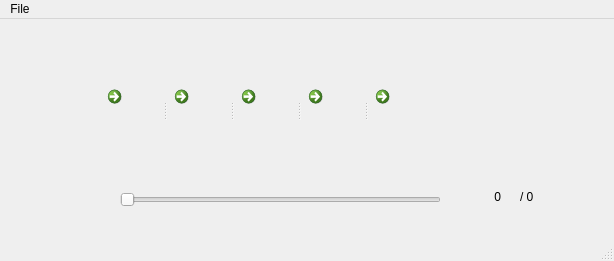
<?xml version="1.0" encoding="UTF-8"?>
<ui version="4.0">
 <class>MainWindow</class>
 <widget class="QMainWindow" name="MainWindow">
  <property name="geometry">
   <rect>
    <x>0</x>
    <y>0</y>
    <width>614</width>
    <height>261</height>
   </rect>
  </property>
  <property name="focusPolicy">
   <enum>Qt::ClickFocus</enum>
  </property>
  <property name="windowTitle">
   <string>MainWindow</string>
  </property>
  <property name="autoFillBackground">
   <bool>true</bool>
  </property>
  <widget class="QWidget" name="centralwidget">
   <widget class="QSplitter" name="splitter">
    <property name="geometry">
     <rect>
      <x>100</x>
      <y>60</y>
      <width>331</width>
      <height>61</height>
     </rect>
    </property>
    <property name="orientation">
     <enum>Qt::Horizontal</enum>
    </property>
    <widget class="QCommandLinkButton" name="frameBackward">
     <property name="sizePolicy">
      <sizepolicy hsizetype="Preferred" vsizetype="Preferred">
       <horstretch>0</horstretch>
       <verstretch>0</verstretch>
      </sizepolicy>
     </property>
     <property name="text">
      <string/>
     </property>
     <property name="icon">
      <iconset>
       <normaloff>icons/icon_004870_512.png</normaloff>icons/icon_004870_512.png</iconset>
     </property>
     <property name="iconSize">
      <size>
       <width>50</width>
       <height>50</height>
      </size>
     </property>
     <property name="shortcut">
      <string/>
     </property>
    </widget>
    <widget class="QCommandLinkButton" name="playBackward">
     <property name="sizePolicy">
      <sizepolicy hsizetype="Preferred" vsizetype="Preferred">
       <horstretch>0</horstretch>
       <verstretch>0</verstretch>
      </sizepolicy>
     </property>
     <property name="text">
      <string/>
     </property>
     <property name="icon">
      <iconset>
       <normaloff>icons/icon_004840_512_2.png</normaloff>icons/icon_004840_512_2.png</iconset>
     </property>
     <property name="iconSize">
      <size>
       <width>40</width>
       <height>40</height>
      </size>
     </property>
    </widget>
    <widget class="QCommandLinkButton" name="pauseVideo">
     <property name="sizePolicy">
      <sizepolicy hsizetype="Preferred" vsizetype="Preferred">
       <horstretch>0</horstretch>
       <verstretch>0</verstretch>
      </sizepolicy>
     </property>
     <property name="text">
      <string/>
     </property>
     <property name="icon">
      <iconset>
       <normaloff>icons/icon_004900_512.png</normaloff>icons/icon_004900_512.png</iconset>
     </property>
     <property name="iconSize">
      <size>
       <width>40</width>
       <height>40</height>
      </size>
     </property>
    </widget>
    <widget class="QCommandLinkButton" name="playForward">
     <property name="sizePolicy">
      <sizepolicy hsizetype="Preferred" vsizetype="Preferred">
       <horstretch>0</horstretch>
       <verstretch>0</verstretch>
      </sizepolicy>
     </property>
     <property name="text">
      <string/>
     </property>
     <property name="icon">
      <iconset>
       <normaloff>icons/icon_004840_512.png</normaloff>icons/icon_004840_512.png</iconset>
     </property>
     <property name="iconSize">
      <size>
       <width>40</width>
       <height>40</height>
      </size>
     </property>
    </widget>
    <widget class="QCommandLinkButton" name="frameForward">
     <property name="sizePolicy">
      <sizepolicy hsizetype="Preferred" vsizetype="Preferred">
       <horstretch>0</horstretch>
       <verstretch>0</verstretch>
      </sizepolicy>
     </property>
     <property name="text">
      <string/>
     </property>
     <property name="icon">
      <iconset>
       <normaloff>icons/icon_004860_512.png</normaloff>icons/icon_004860_512.png</iconset>
     </property>
     <property name="iconSize">
      <size>
       <width>50</width>
       <height>50</height>
      </size>
     </property>
     <property name="shortcut">
      <string/>
     </property>
    </widget>
   </widget>
   <widget class="QSlider" name="VideoPosition">
    <property name="geometry">
     <rect>
      <x>120</x>
      <y>170</y>
      <width>321</width>
      <height>22</height>
     </rect>
    </property>
    <property name="orientation">
     <enum>Qt::Horizontal</enum>
    </property>
   </widget>
   <widget class="QLabel" name="VideoPositionDisp">
    <property name="geometry">
     <rect>
      <x>480</x>
      <y>170</y>
      <width>21</width>
      <height>16</height>
     </rect>
    </property>
    <property name="text">
     <string>0</string>
    </property>
    <property name="alignment">
     <set>Qt::AlignRight|Qt::AlignTrailing|Qt::AlignVCenter</set>
    </property>
   </widget>
   <widget class="QLabel" name="VideoLen">
    <property name="geometry">
     <rect>
      <x>520</x>
      <y>170</y>
      <width>51</width>
      <height>16</height>
     </rect>
    </property>
    <property name="text">
     <string>/ 0</string>
    </property>
   </widget>
  </widget>
  <widget class="QMenuBar" name="menubar">
   <property name="geometry">
    <rect>
     <x>0</x>
     <y>0</y>
     <width>614</width>
     <height>26</height>
    </rect>
   </property>
   <widget class="QMenu" name="menuFile">
    <property name="title">
     <string>File</string>
    </property>
    <addaction name="actionOpen"/>
   </widget>
   <addaction name="menuFile"/>
  </widget>
  <widget class="QStatusBar" name="statusbar"/>
  <action name="actionOpen">
   <property name="text">
    <string>Open</string>
   </property>
  </action>
 </widget>
 <resources/>
 <connections>
  <connection>
   <sender>actionOpen</sender>
   <signal>triggered()</signal>
   <receiver>MainWindow</receiver>
   <slot>slot1_OpenFile()</slot>
   <hints>
    <hint type="sourcelabel">
     <x>-1</x>
     <y>-1</y>
    </hint>
    <hint type="destinationlabel">
     <x>399</x>
     <y>238</y>
    </hint>
   </hints>
  </connection>
  <connection>
   <sender>playForward</sender>
   <signal>clicked(bool)</signal>
   <receiver>MainWindow</receiver>
   <slot>slot1_PlayVideo()</slot>
   <hints>
    <hint type="sourcelabel">
     <x>332</x>
     <y>121</y>
    </hint>
    <hint type="destinationlabel">
     <x>415</x>
     <y>98</y>
    </hint>
   </hints>
  </connection>
  <connection>
   <sender>pauseVideo</sender>
   <signal>clicked(bool)</signal>
   <receiver>MainWindow</receiver>
   <slot>slot1_pauseVideo()</slot>
   <hints>
    <hint type="sourcelabel">
     <x>274</x>
     <y>119</y>
    </hint>
    <hint type="destinationlabel">
     <x>292</x>
     <y>53</y>
    </hint>
   </hints>
  </connection>
  <connection>
   <sender>playBackward</sender>
   <signal>clicked(bool)</signal>
   <receiver>MainWindow</receiver>
   <slot>slot1_PlayBack()</slot>
   <hints>
    <hint type="sourcelabel">
     <x>187</x>
     <y>121</y>
    </hint>
    <hint type="destinationlabel">
     <x>225</x>
     <y>39</y>
    </hint>
   </hints>
  </connection>
  <connection>
   <sender>frameBackward</sender>
   <signal>clicked()</signal>
   <receiver>MainWindow</receiver>
   <slot>slot1_gobackFrame()</slot>
   <hints>
    <hint type="sourcelabel">
     <x>115</x>
     <y>126</y>
    </hint>
    <hint type="destinationlabel">
     <x>140</x>
     <y>51</y>
    </hint>
   </hints>
  </connection>
  <connection>
   <sender>frameForward</sender>
   <signal>clicked()</signal>
   <receiver>MainWindow</receiver>
   <slot>slot1_goNextFrame()</slot>
   <hints>
    <hint type="sourcelabel">
     <x>396</x>
     <y>137</y>
    </hint>
    <hint type="destinationlabel">
     <x>397</x>
     <y>177</y>
    </hint>
   </hints>
  </connection>
  <connection>
   <sender>VideoPosition</sender>
   <signal>valueChanged(int)</signal>
   <receiver>VideoPositionDisp</receiver>
   <slot>setNum(int)</slot>
   <hints>
    <hint type="sourcelabel">
     <x>327</x>
     <y>213</y>
    </hint>
    <hint type="destinationlabel">
     <x>500</x>
     <y>211</y>
    </hint>
   </hints>
  </connection>
  <connection>
   <sender>VideoPosition</sender>
   <signal>valueChanged(int)</signal>
   <receiver>MainWindow</receiver>
   <slot>slot1_showFrame()</slot>
   <hints>
    <hint type="sourcelabel">
     <x>267</x>
     <y>208</y>
    </hint>
    <hint type="destinationlabel">
     <x>267</x>
     <y>233</y>
    </hint>
   </hints>
  </connection>
 </connections>
 <slots>
  <slot>slot1_OpenFile()</slot>
  <slot>slot1_PlayVideo()</slot>
  <slot>slot1_pauseVideo()</slot>
  <slot>slot1_PlayBack()</slot>
  <slot>slot1_goNextFrame()</slot>
  <slot>slot1_gobackFrame()</slot>
  <slot>slot1_showFrame()</slot>
 </slots>
</ui>
